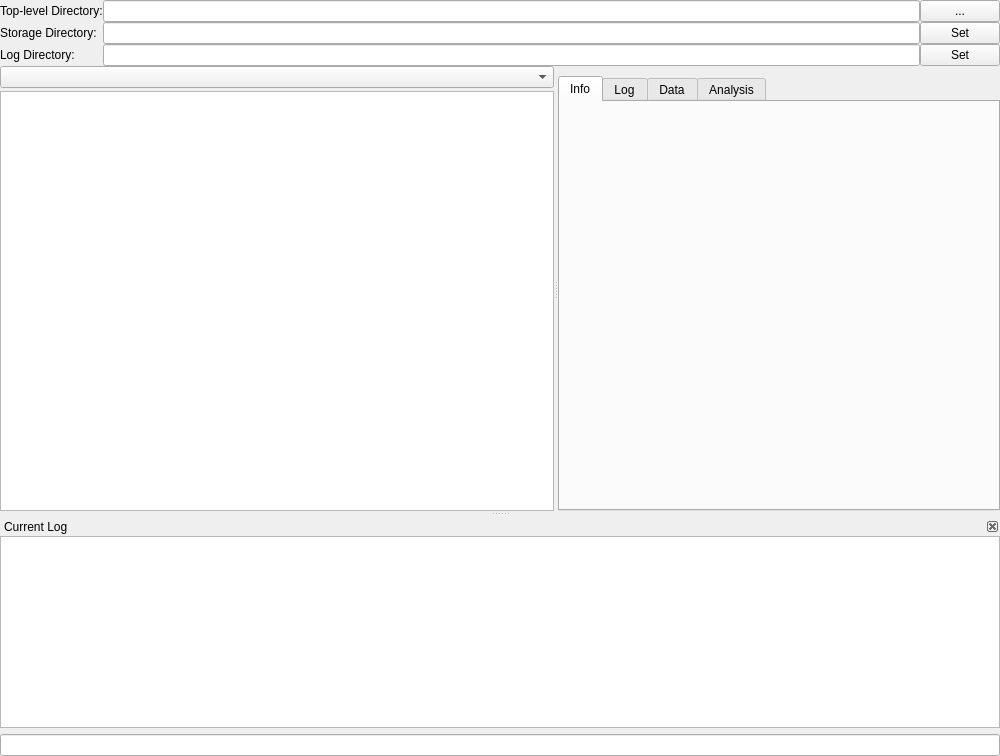
<?xml version="1.0" encoding="UTF-8"?>
<ui version="4.0">
 <class>MainWindow</class>
 <widget class="QMainWindow" name="MainWindow">
  <property name="geometry">
   <rect>
    <x>0</x>
    <y>0</y>
    <width>1000</width>
    <height>756</height>
   </rect>
  </property>
  <property name="windowTitle">
   <string>Data Manager</string>
  </property>
  <widget class="QWidget" name="centralwidget">
   <layout class="QVBoxLayout" name="verticalLayout_5">
    <property name="spacing">
     <number>0</number>
    </property>
    <property name="margin">
     <number>0</number>
    </property>
    <item>
     <layout class="QGridLayout" name="gridLayout">
      <item row="0" column="0">
       <widget class="QLabel" name="label_2">
        <property name="text">
         <string>Top-level Directory:</string>
        </property>
       </widget>
      </item>
      <item row="0" column="1">
       <widget class="QLineEdit" name="baseDirText"/>
      </item>
      <item row="0" column="2">
       <widget class="QPushButton" name="selectDirBtn">
        <property name="text">
         <string>...</string>
        </property>
       </widget>
      </item>
      <item row="1" column="0">
       <widget class="QLabel" name="label">
        <property name="text">
         <string>Storage Directory:</string>
        </property>
       </widget>
      </item>
      <item row="1" column="1">
       <widget class="QLineEdit" name="currentDirText"/>
      </item>
      <item row="1" column="2">
       <widget class="QPushButton" name="setCurrentDirBtn">
        <property name="text">
         <string>Set</string>
        </property>
       </widget>
      </item>
      <item row="2" column="1">
       <widget class="QLineEdit" name="logDirText"/>
      </item>
      <item row="2" column="0">
       <widget class="QLabel" name="label_3">
        <property name="text">
         <string>Log Directory:</string>
        </property>
       </widget>
      </item>
      <item row="2" column="2">
       <widget class="QPushButton" name="setLogDirBtn">
        <property name="text">
         <string>Set</string>
        </property>
       </widget>
      </item>
     </layout>
    </item>
    <item>
     <widget class="QSplitter" name="splitter">
      <property name="orientation">
       <enum>Qt::Horizontal</enum>
      </property>
      <widget class="QWidget" name="layoutWidget">
       <layout class="QVBoxLayout" name="verticalLayout_2">
        <property name="spacing">
         <number>3</number>
        </property>
        <item>
         <widget class="QComboBox" name="newFolderList">
          <property name="sizePolicy">
           <sizepolicy hsizetype="Expanding" vsizetype="Fixed">
            <horstretch>2</horstretch>
            <verstretch>0</verstretch>
           </sizepolicy>
          </property>
         </widget>
        </item>
        <item>
         <widget class="DirTreeWidget" name="fileTreeWidget">
          <property name="sizePolicy">
           <sizepolicy hsizetype="MinimumExpanding" vsizetype="Expanding">
            <horstretch>150</horstretch>
            <verstretch>0</verstretch>
           </sizepolicy>
          </property>
          <property name="editTriggers">
           <set>QAbstractItemView::EditKeyPressed|QAbstractItemView::SelectedClicked</set>
          </property>
          <property name="dragEnabled">
           <bool>true</bool>
          </property>
          <property name="dragDropMode">
           <enum>QAbstractItemView::DragDrop</enum>
          </property>
          <attribute name="headerVisible">
           <bool>false</bool>
          </attribute>
          <column>
           <property name="text">
            <string notr="true">1</string>
           </property>
          </column>
         </widget>
        </item>
       </layout>
      </widget>
      <widget class="QWidget" name="layoutWidget">
       <layout class="QVBoxLayout" name="verticalLayout_4">
        <property name="spacing">
         <number>0</number>
        </property>
        <item>
         <widget class="QLabel" name="fileNameLabel">
          <property name="sizePolicy">
           <sizepolicy hsizetype="Preferred" vsizetype="Fixed">
            <horstretch>5</horstretch>
            <verstretch>0</verstretch>
           </sizepolicy>
          </property>
          <property name="font">
           <font>
            <pointsize>7</pointsize>
            <weight>75</weight>
            <bold>true</bold>
           </font>
          </property>
          <property name="text">
           <string/>
          </property>
         </widget>
        </item>
        <item>
         <widget class="QTabWidget" name="fileDisplayTabs">
          <property name="sizePolicy">
           <sizepolicy hsizetype="Expanding" vsizetype="Expanding">
            <horstretch>5</horstretch>
            <verstretch>0</verstretch>
           </sizepolicy>
          </property>
          <property name="currentIndex">
           <number>0</number>
          </property>
          <widget class="QWidget" name="tab">
           <attribute name="title">
            <string>Info</string>
           </attribute>
           <layout class="QVBoxLayout" name="verticalLayout_3">
            <property name="spacing">
             <number>0</number>
            </property>
            <property name="margin">
             <number>0</number>
            </property>
            <item>
             <widget class="FileInfoView" name="fileInfo" native="true"/>
            </item>
           </layout>
          </widget>
          <widget class="QWidget" name="logTab">
           <attribute name="title">
            <string>Log</string>
           </attribute>
           <layout class="QVBoxLayout" name="verticalLayout_6">
            <property name="spacing">
             <number>0</number>
            </property>
            <property name="margin">
             <number>0</number>
            </property>
           </layout>
          </widget>
          <widget class="QWidget" name="tab_3">
           <attribute name="title">
            <string>Data</string>
           </attribute>
           <layout class="QVBoxLayout" name="verticalLayout_7">
            <item>
             <widget class="FileDataView" name="dataViewWidget" native="true"/>
            </item>
           </layout>
          </widget>
          <widget class="QWidget" name="analysisTab">
           <attribute name="title">
            <string>Analysis</string>
           </attribute>
           <layout class="QGridLayout" name="gridLayout_2">
            <property name="margin">
             <number>0</number>
            </property>
            <property name="spacing">
             <number>0</number>
            </property>
           </layout>
          </widget>
         </widget>
        </item>
       </layout>
      </widget>
     </widget>
    </item>
   </layout>
  </widget>
  <widget class="QDockWidget" name="logDock">
   <property name="floating">
    <bool>false</bool>
   </property>
   <property name="features">
    <set>QDockWidget::DockWidgetFeature::DockWidgetClosable</set>
   </property>
   <property name="windowTitle">
    <string>Current Log</string>
   </property>
   <attribute name="dockWidgetArea">
    <number>8</number>
   </attribute>
   <widget class="QWidget" name="dockWidgetContents">
    <layout class="QVBoxLayout" name="verticalLayout">
     <property name="margin">
      <number>0</number>
     </property>
     <item>
      <widget class="QTextEdit" name="logView">
       <property name="readOnly">
        <bool>true</bool>
       </property>
      </widget>
     </item>
     <item>
      <widget class="QLineEdit" name="logEntryText"/>
     </item>
    </layout>
   </widget>
  </widget>
 </widget>
 <customwidgets>
  <customwidget>
   <class>FileInfoView</class>
   <extends>QWidget</extends>
   <header>.FileInfoView</header>
   <container>1</container>
  </customwidget>
  <customwidget>
   <class>FileDataView</class>
   <extends>QWidget</extends>
   <header>.FileDataView</header>
   <container>1</container>
  </customwidget>
  <customwidget>
   <class>DirTreeWidget</class>
   <extends>QTreeWidget</extends>
   <header>acq4.util.DirTreeWidget</header>
  </customwidget>
 </customwidgets>
 <resources/>
 <connections/>
</ui>
